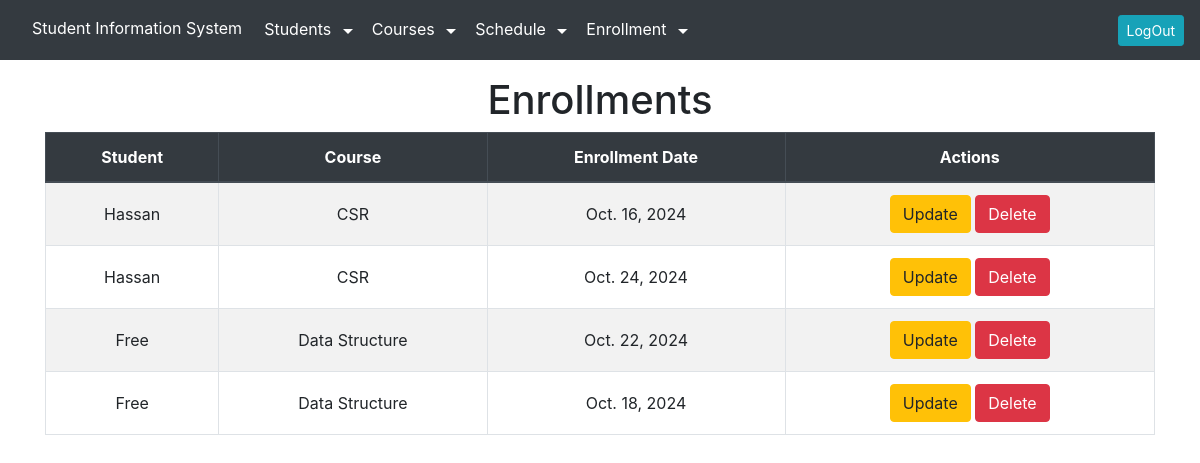
The app's page /enrollmentlist/ (signed in), older data.
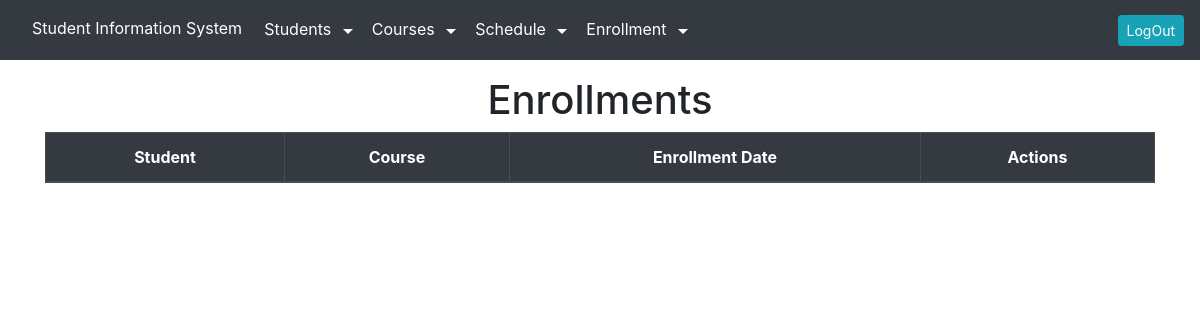
The same page, newer data.
### sis_app/models.py (models this page shows, shortened)
class Enrollment(models.Model):
    student = models.ForeignKey(Student, on_delete=models.CASCADE)
    course = models.ForeignKey(Course, on_delete=models.CASCADE)
    enrollment_date = models.DateField()

class Student(models.Model):
    id = models.AutoField(primary_key=True)
    name = models.CharField(max_length=100)
    email = models.EmailField(unique=True)
    date_of_birth = models.DateField()
    program_enrolled = models.CharField(max_length=100)

class Course(models.Model):
    id = models.AutoField(primary_key=True)
    name = models.CharField(max_length=100)
    instructor = models.CharField(max_length=100)
    credits = models.IntegerField()

### sis_app/views.py (the view)
# urls.py: path('enrollmentlist/', views.enrollment_read_view, name='enrollment_list'),
@login_required
def enrollment_read_view(request):
    enrollments = Enrollment.objects.all()
    return render(request, 'enrollment_list.html', {'enrollments': enrollments})

### sis_app/templates/enrollment_list.html (shortened to what this page needs)
{% extends "layout.html" %}
{% block content %}
<h1 class="text-center">Enrollments</h1>
<table class="table table-bordered table-striped text-center">
    <thead class="thead-dark">
        <tr>
            <th>Student</th>
            <th>Course</th>
            <th>Enrollment Date</th>
            <th>Actions</th>
        </tr>
    </thead>
    <tbody>
        {% for enrollment in enrollments %}
        <tr>
            <td>{{enrollment.student.name}}</td>
            <td>{{enrollment.course.name}}</td>
            <td>{{enrollment.enrollment_date}}</td>
            <td>
                <a href="{%url 'enrollment_update' enrollment.id%}" class="btn btn-warning">Update</a>
                <a href="{%url 'enrollment_delete' enrollment.id%}" class="btn btn-danger">Delete</a>
            </td>
        </tr>
        {% endfor %}
    </tbody>
</table>
{% endblock %}

Row changes from the older to the newer data that the page shows:
removed Enrollment: student.name "Hassan", course.name "CSR", enrollment_date "Oct. 16, 2024"
removed Enrollment: student.name "Hassan", course.name "CSR", enrollment_date "Oct. 24, 2024"
removed Enrollment: student.name "Free", course.name "Data Structure", enrollment_date "Oct. 22, 2024"
removed Enrollment: student.name "Free", course.name "Data Structure", enrollment_date "Oct. 18, 2024"
